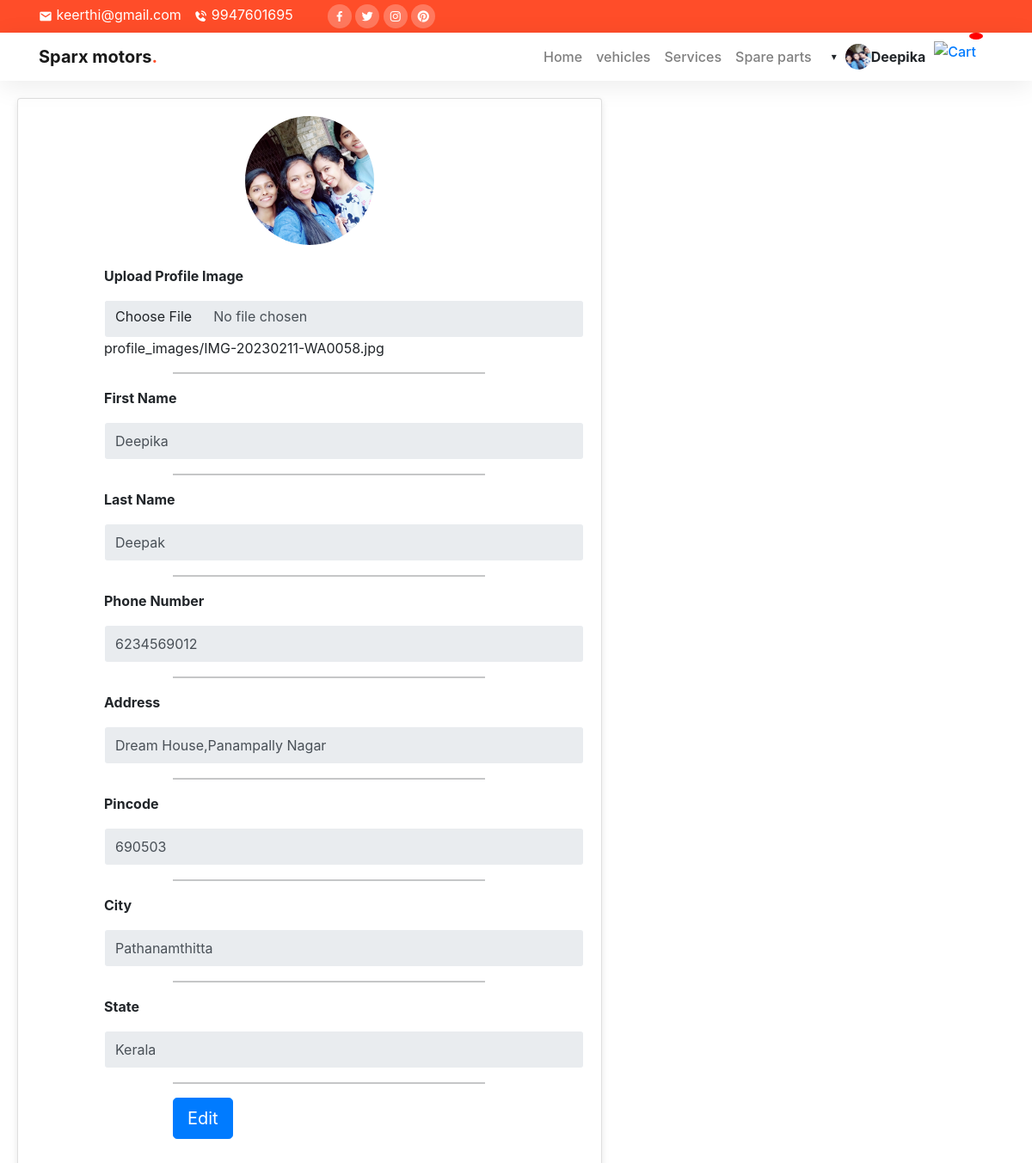
The app's page /edit_profile/ (signed in), older data.
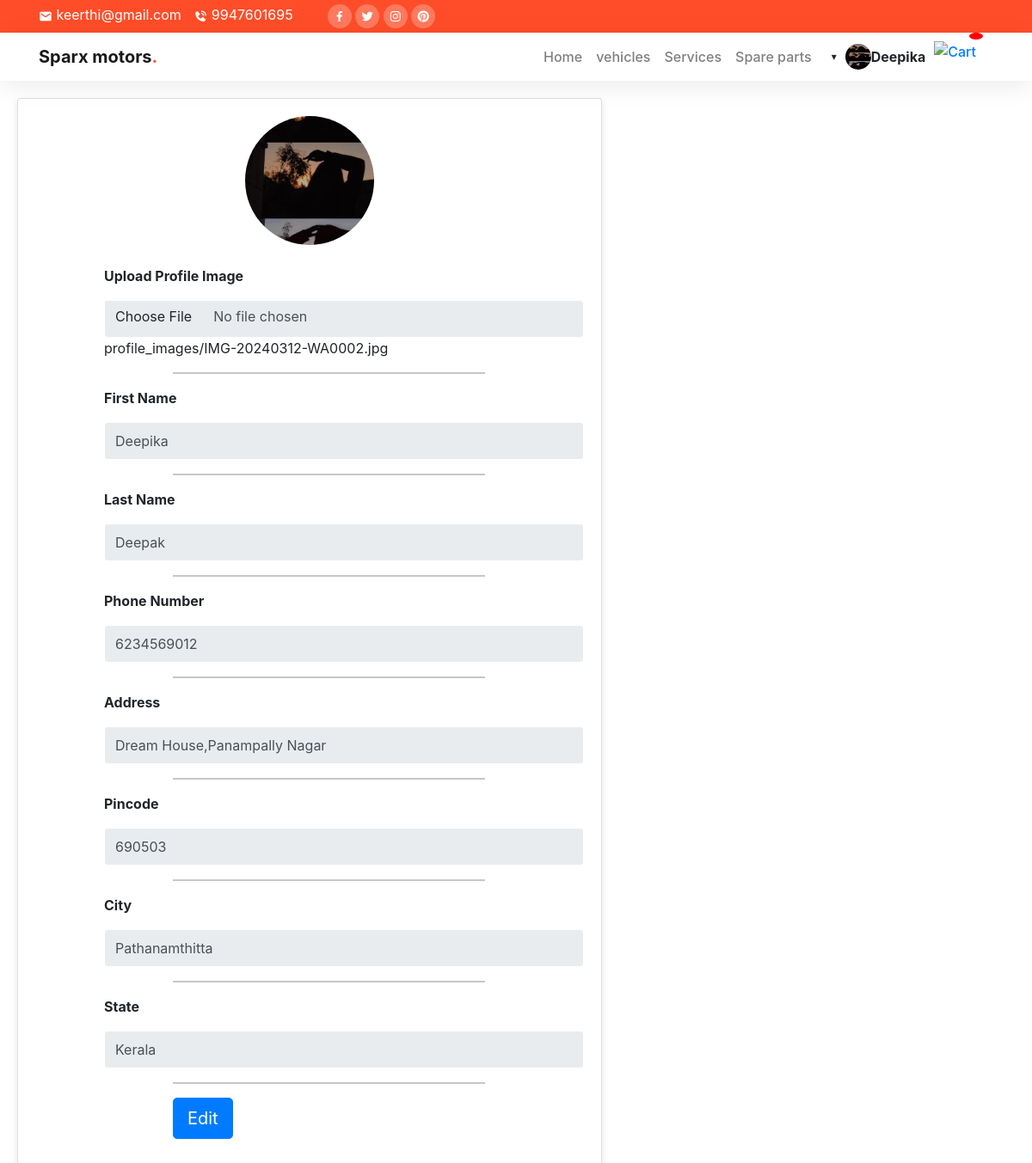
The same page, newer data.
### partsapp/models.py (models this page shows, shortened)
class UserProfile(models.Model):
    user = models.OneToOneField(CustomUser, on_delete=models.CASCADE)
    image = models.ImageField(upload_to='profile_images/', blank=True, null=True)
    first_name = models.CharField(max_length=255, blank=True, null=True)
    last_name = models.CharField(max_length=255, blank=True, null=True)
    phone_number = models.CharField(max_length=15, blank=True, null=True)
    address = models.TextField(blank=True, null=True)
    pincode = models.CharField(max_length=10, blank=True, null=True)
    city = models.CharField(max_length=50, blank=True, null=True)
    state = models.CharField(max_length=50, blank=True, null=True)

### partsapp/views.py (the view, shortened to what this page needs)
# urls.py: path('edit_profile/', views.edit_profile, name='edit_profile'),
@login_required(login_url='login')
def edit_profile(request):
    user_profile, created = UserProfile.objects.get_or_create(user=request.user)
    return render(request, 'edit_profile.html', {'user_profile': user_profile, 'created':created})

### templates/edit_profile.html (shortened to what the changed rows need)
{% load static %}
<!doctype html>
<html lang="en">
<head>
    <link rel="stylesheet" href="{% static 'css/bootstrap.min.css' %}">
    <link rel="stylesheet" href="{% static 'css/owl.carousel.min.css' %}">
    <link rel="stylesheet" href="{% static 'css/owl.theme.default.min.css' %}">
    <link href='https://unpkg.com/boxicons@2.1.1/css/boxicons.min.css' rel='stylesheet'>
    <link rel="stylesheet" href="{% static 'css/style.css' %}">
    <link rel="stylesheet" href="https://stackpath.bootstrapcdn.com/bootstrap/4.3.1/css/bootstrap.min.css">
    <link href="https://cdnjs.cloudflare.com/ajax/libs/font-awesome/5.15.4/css/all.min.css" rel="stylesheet">
</head>
<body data-bs-spy="scroll" data-bs-target=".navbar" data-bs-offset="70">
    <nav class="navbar navbar-expand-lg navbar-light bg-white sticky-top">
        <div class="container">
            <div class="collapse navbar-collapse" id="navbarNav">
                <ul class="navbar-nav ms-auto">
                {% if user.is_authenticated %}
                    <li class="nav-item" style="display: flex; align-items: center;">
                        <div id="user-dropdown" class="user-profile">
                            {% if request.session.profile_image_updated %}
                                <img src="{{ user_profile.image.url }}" alt="" class="profile-image">
                            {% else %}
                                <img src="{% static 'img/img2.png' %}" alt="" class="profile-image">
                            {% endif %}
                            <strong style="font-weight: bold;">{{ user.username }}</strong>
                        </div>
                    </li>
                {% endif %}
                </ul>
            </div>
        </div>
    </nav>
        <div class="right-panel">
            <div class="card">
                <div class="card-body">
                    <div class="round-box" id="uploaded-image-box">
                        {% if user_profile.image %}
                            <img id="uploaded-image" src="{{ user_profile.image.url }}" alt="User Image">
                            <h4><b>{{user_profile.first_name}}  {{user_profile.last_name}}</b></h4>
                        {% else %}
                            <img id="uploaded-image" src="#" alt="User Image">
                        {% endif %}
                    </div>
                    <br>
                    <div class="form-group">
                        <form method="post" action="" enctype="multipart/form-data">
                            <label for="user-image" class="label">Upload Profile Image</label>
                            <input type="file" name="image" id="user-image" class="form-control" accept="image/*" onchange="updateImageLabel()" {% if not user_profile.image %}required{% endif %} readonly>
                            <span id="image-label">{% if user_profile.image %}{{ user_profile.image.name }}{% else %}No file chosen{% endif %}</span>
                            <hr>
                            <label for="first-name" class="label">First Name</label>
                            <input type="text" name="first_name" id="first-name" class="form-control" value="{% if user_profile.first_name %}{{ user_profile.first_name }}{% endif %}" {% if not user_profile.first_name %}required{% endif %} readonly>
                            <hr>
                            <label for="last-name" class="label">Last Name</label>
                            <input type="text" name="last_name" id="last-name" class="form-control" value="{% if user_profile.last_name %}{{ user_profile.last_name }}{% endif %}" {% if not user_profile.last_name %}required{% endif %} readonly>
                            <hr>
                            <label for="phone_number" class="label">Phone Number</label>
                            <input type="text" name="phone_number" id="phone_number" class="form-control" value="{% if user_profile.phone_number %}{{ user_profile.phone_number }}{% endif %}" {% if not user_profile.phone_number %}required{% endif %} readonly>
                            <hr>
                            <label for="address" class="label">Address</label>
                            <input type="text" name="address" id="address" class="form-control" value="{% if user_profile.address %}{{ user_profile.address }}{% endif %}" {% if not user_profile.address %}required{% endif %} readonly>
                            <hr>
                            <label for="pincode" class="label">Pincode</label>
                            <input type="text" name="pincode" id="pincode" class="form-control" value="{% if user_profile.pincode %}{{ user_profile.pincode }}{% endif %}" {% if not user_profile.pincode %}required{% endif %} readonly>
                            <hr>
                            <label for="city" class="label">City</label>
                            <input type="text" name="city" id="city" class="form-control" value="{% if user_profile.city %}{{ user_profile.city }}{% endif %}" {% if not user_profile.address %}required{% endif %} readonly>
                            <hr>
                            <label for="state" class="label">State</label>
                            <input type="text" name="state" id="state" class="form-control" value="{% if user_profile.state %}{{ user_profile.state }}{% endif %}" {% if not user_profile.address %}required{% endif %} readonly>
                            <hr>
                            <div class="form-group">
                                {% if created %}
                                    <button type="submit" class="btn btn-lg btn-success" id="save-button">Save</button>
                                {% else %}
                                    <button type="button" class="btn btn-lg btn-primary" id="edit-button">Edit</button>
                                {% endif %}
                            </div>
                        </form>
                    </div>
                </div>
            </div>
        </div>
</body>
</html>

Row changes from the older to the newer data that the page shows:
changed UserProfile "Deepika": image: a different picture; image.name "profile_images/IMG-20230211-WA0058.jpg" → "profile_images/IMG-20240312-WA0002.jpg"
